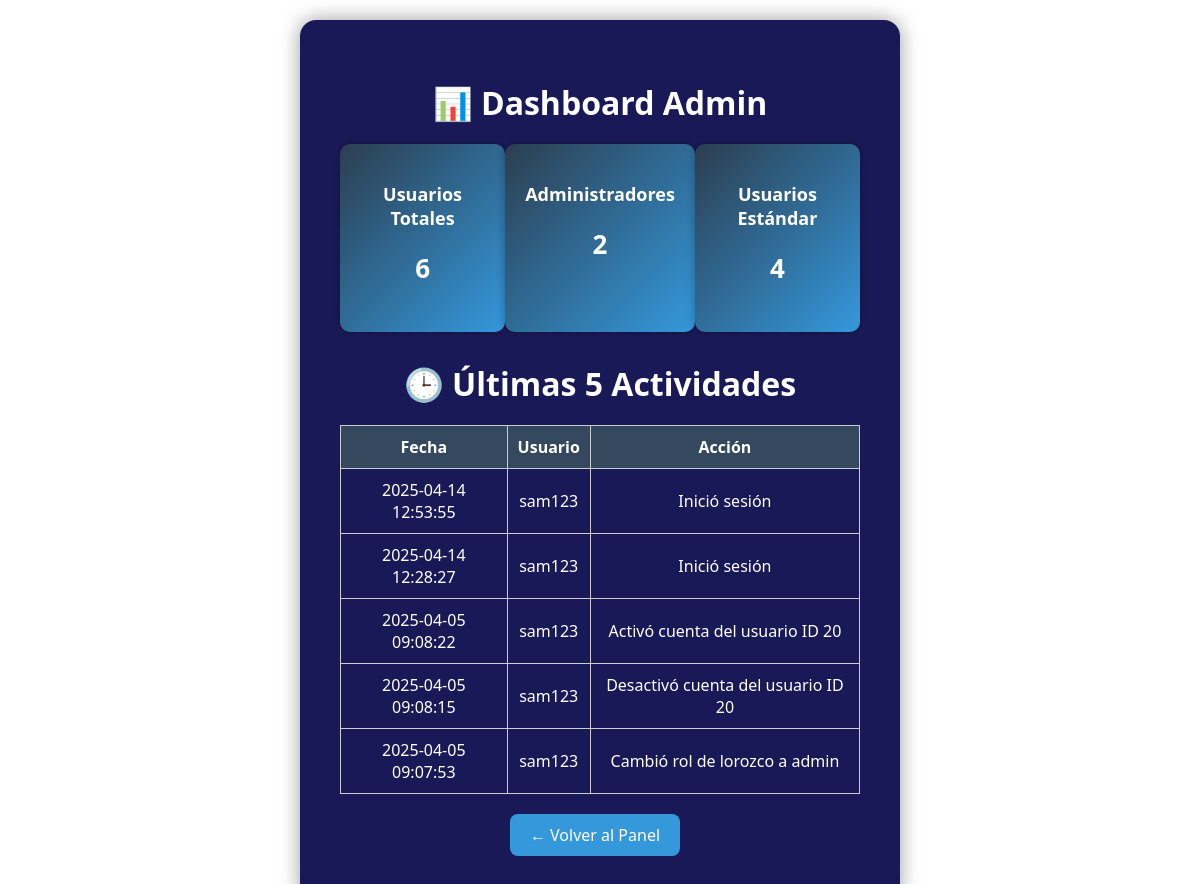
Page /php/dashboard_admin.php (signed in) on the committed database.
### tables this page shows
CREATE TABLE `historial` (
  `id` int(11) NOT NULL,
  `usuario` varchar(100) DEFAULT NULL,
  `accion` text DEFAULT NULL,
  `fecha` datetime DEFAULT current_timestamp()
);

### php/dashboard_admin.php (the view, shortened to what this page needs)
<?php
include 'conexion_be.php';
$total_usuarios = mysqli_fetch_assoc(mysqli_query($conexion, "SELECT COUNT(*) as total FROM usuarios"))['total'];
$total_admins = mysqli_fetch_assoc(mysqli_query($conexion, "SELECT COUNT(*) as total FROM usuarios WHERE rol = 'admin'"))['total'];
$total_estandar = mysqli_fetch_assoc(mysqli_query($conexion, "SELECT COUNT(*) as total FROM usuarios WHERE rol = 'usuario'"))['total'];
$ultimos_logs = mysqli_query($conexion, "SELECT * FROM historial ORDER BY fecha DESC LIMIT 5");
?>
<!DOCTYPE html>
<html lang="es">
<head>
    <link rel="stylesheet" href="../assets/css/estilo_general.css">
</head>
<body>
    <div class="dashboard">
        <h1>📊 Dashboard Admin</h1>
        <div class="resumen">
            <div class="card">
                <h3>Usuarios Totales</h3>
                <p><?php echo $total_usuarios; ?></p>
            </div>
            <div class="card">
                <h3>Administradores</h3>
                <p><?php echo $total_admins; ?></p>
            </div>
            <div class="card">
                <h3>Usuarios Estándar</h3>
                <p><?php echo $total_estandar; ?></p>
            </div>
        </div>
        <h2>🕒 Últimas 5 Actividades</h2>
        <table>
            <thead>
                <tr>
                    <th>Fecha</th>
                    <th>Usuario</th>
                    <th>Acción</th>
                </tr>
            </thead>
            <tbody>
                <?php while ($log = mysqli_fetch_assoc($ultimos_logs)): ?>
                    <tr>
                        <td><?php echo htmlspecialchars($log['fecha']); ?></td>
                        <td><?php echo htmlspecialchars($log['usuario'] ?: '(desconocido)'); ?></td>
                        <td><?php echo htmlspecialchars($log['accion']); ?></td>
                    </tr>
                <?php endwhile; ?>
            </tbody>
        </table>
        <a href="admin_panel.php" class="volver">← Volver al Panel</a>
    </div>
</body>
</html>

### assets/css/estilo_general.css (style rules this page uses)
body { margin: 0; padding: 5px; font-family: 'Segoe UI', Arial, sans-serif; text-align: center; background:linear-gradient(rgba(255,255,255,0.14), rgba(255,255,255,0.41)), url(../images/bground3.jpg); background-size: cover; background-repeat: no-repeat; background-position: center; background-attachment: fixed; color: #fff; max-width: 600px; margin: 40px auto; }
h2 { color: #fff; font-size: 32px; font-weight: bold; margin-bottom: 20px; }
a { color: #fff; text-decoration: none; }
p { text-align: center; margin-top: 20px; }

### php/dashboard_admin.php (style rules this page uses)
body { margin: 0 auto !important; margin-left: auto; margin-right: auto; padding: 20px; font-family: 'Segoe UI', sans-serif; background-image: url(../images/bground3.jpg)no-repeat center center fixed; background-size: cover; background-position: center ; display: flex; justify-content: center ; align-items: center; min-height: 100vh; }
.dashboard { background: rgba(0, 0, 70, 0.9); padding: 40px; border-radius: 16px; box-shadow: 0 0 20px rgba(0,0,0,0.4); max-width: 800px; margin: 0 auto !important; margin-left: auto; margin-right: auto; color: white; text-align: center; align-items: center; justify-content: center; min-height: 100vh; }
h1, h2 { text-align: center; margin-bottom: 20px; }
.resumen { display: flex; justify-content: space-aroundc; margin-bottom: 30px; }
.card { background: linear-gradient(135deg, #2c3e50, #3498db); padding: 20px; border-radius: 10px; width: 40%; text-align: center; box-shadow: 0 0 10px rgba(0,0,0,0.3); justify-content: center; }
.card h3 { font-size: 18px; margin-bottom: 10px; }
.card p { font-size: 26px; font-weight: bold; }
table { width: 100%; border-collapse: collapse; margin-top: 20px; }
table th, table td { border: 1px solid #ccc; padding: 10px; text-align: center; }
table th { background-color: #34495e; }
.volver { display: inline-block; margin-top: 20px; padding: 10px 20px; background: #3498db; color: white; border-radius: 8px; text-decoration: none; margin-right: 10px; border: none; cursor: pointer; }

### rows in the picture
historial: fecha "2025-04-14 12:53:55", usuario "sam123", accion "Inició sesión"
historial: fecha "2025-04-14 12:28:27", usuario "sam123", accion "Inició sesión"
historial: fecha "2025-04-05 09:08:22", usuario "sam123", accion "Activó cuenta del usuario ID 20"
historial: fecha "2025-04-05 09:08:15", usuario "sam123", accion "Desactivó cuenta del usuario ID 20"
historial: fecha "2025-04-05 09:07:53", usuario "sam123", accion "Cambió rol de lorozco a admin"

### other values in the picture
$total_usuarios "6"
$total_admins "2"
$total_estandar "4"
